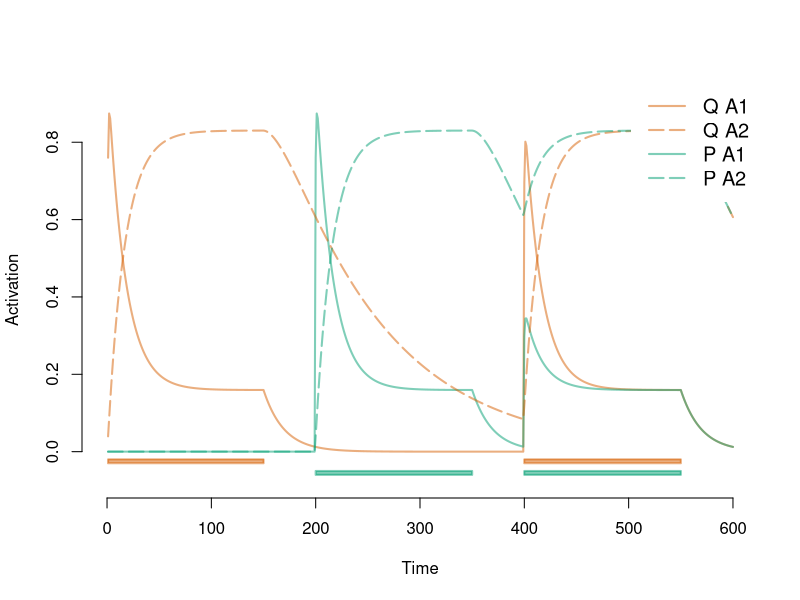

The R script that drew this image:
## ---- chunk 1

dur = 600

# S1
Q1 = TRUE
Q1p1 = .8
Q1on = 1 # Onset of Q
Q1of = 150

P1 = FALSE
P1p1 = .8
P1on = 1
P1of = 100

# S2
Q2 = FALSE
Q2p1 = .8
Q2on = 150 # Onset of Q
Q2of = 250

P2 = TRUE
P2p1 = .8
P2on = 200
P2of = 350

# T
Q3 = TRUE
Q3p1 = .8
Q3on = 400 # Onset of Q
Q3of = 550

P3 = TRUE
P3p1 = .8
P3on = 400
P3of = 550

# Decay rates
pd1 = 0.05
pd2 = pd1/5

## ---- chunk 2
sop = matrix(nrow = dur, ncol = 32)
colnames(sop) = c('p1Q', 'pd1Q', 'pd2Q', 
'pIQ', 'pA1Q', 'pA2Q', 'pTotalQ', 
'pA1Qgain', 'pA1Qloss','pA2Qgain','pA2Qloss','pIQgain','pIQloss',
'pA1Qdelta', 'pA2Qdelta', 'pIQdelta',
'p1P', 'pd1P', 'pd2P', 
'pIP', 'pA1P', 'pA2P', 'pTotalP', 
'pA1Pgain', 'pA1Ploss','pA2Pgain','pA2Ploss','pIPgain','pIPloss',
'pA1Pdelta', 'pA2Pdelta', 'pIPdelta')

sop[,'p1Q'] = 0 # set as 0 to init
sop[,'p1P'] = 0 


if (Q1 == TRUE){sop[Q1on:Q1of,'p1Q'] = Q1p1}

if (Q2 == TRUE){sop[Q2on:Q2of,'p1Q'] = Q2p1}

if (Q3 == TRUE){sop[Q3on:Q3of,'p1Q'] = Q3p1}

if (P1 == TRUE){sop[P1on:P1of,'p1P'] = P1p1}

if (P2 == TRUE){sop[P2on:P2of,'p1P'] = P2p1}

if (P3 == TRUE){sop[P3on:P3of,'p1P'] = P3p1}

# sop[input$sopQon1[1]:input$sopQon1[2],'p1Q'] = input$sopQp1
# sop[input$sopQon2[1]:input$sopQon2[2],'p1Q'] = input$sopQp1test
# sop[input$sopXon2[1]:input$sopXon2[2],'p1X'] = input$sopXp1test

sop[,'pd1Q'] = pd1      # set decay rate for Q
sop[,'pd2Q'] = pd2      # set decay rate for Q
sop[,'pd1P'] = pd1      # set decay rate for X
sop[,'pd2P'] = pd2      # set decay rate for X
sop[,'pIQ'] = 0         # Make I numeric
sop[,'pIP'] = 0


for (i in 1:nrow(sop)){
    if (i == 1){
        
        sop[i,'pIQ'] = 1 - sop[i,'p1Q'] # This will be 1 as long as p1 = 0
        sop[i,'pIP'] = 1 - sop[i,'p1P']
        
        # Deltas calculate
        sop[i,'pA1Qgain'] = sop[i,'p1Q']
        sop[i,'pA1Qloss'] = sop[i,'pA1Qgain'] * sop[i,'pd1Q']
        sop[i,'pA1Qdelta'] = sop[i,'pA1Qgain'] - sop[i,'pA1Qloss']
        
        sop[i,'pA1Pgain'] = sop[i,'p1P']
        sop[i,'pA1Ploss'] = sop[i,'pA1Pgain'] * sop[i,'pd1P']
        sop[i,'pA1Pdelta'] = sop[i,'pA1Pgain'] - sop[i,'pA1Ploss']
        
        sop[i,'pA2Qgain'] = sop[i,'pA1Qloss']
        sop[i,'pA2Qloss'] = sop[i,'pA2Qgain'] * sop[i,'pd2Q']
        sop[i,'pA2Qdelta'] = sop[i,'pA2Qgain'] - sop[i,'pA2Qloss']
        
        sop[i,'pA2Pgain'] = sop[i,'pA1Ploss']
        sop[i,'pA2Ploss'] = sop[i,'pA2Pgain'] * sop[i,'pd2P']
        sop[i,'pA2Pdelta'] = sop[i,'pA2Pgain'] - sop[i,'pA2Ploss']
        
        sop[i,'pIQgain'] = sop[i,'pA2Qloss']
        sop[i,'pIQloss'] = sop[i,'p1Q']
        sop[i,'pIQdelta'] = sop[i,'pIQgain'] - sop[i,'pIQloss']
        
        sop[i,'pIPgain'] = sop[i,'pA2Ploss']
        sop[i,'pIPloss'] = sop[i,'p1P']
        sop[i,'pIPdelta'] = sop[i,'pIPgain'] - sop[i,'pIPloss']
        
        # Calculate proportions in each state
        sop[i,'pA1Q'] = sop[i,'pA1Qdelta']
        sop[i,'pA2Q'] = sop[i,'pA2Qdelta']
        sop[i,'pIQ'] = sop[i,'pIQ'] + sop[i,'pIQgain']
        sop[i,'pTotalQ'] = sop[i,'pIQ'] + sop[i,'pA1Q'] + sop[i,'pA2Q']  # total in all states
        
        sop[i,'pA1P'] = sop[i,'pA1Pdelta']
        sop[i,'pA2P'] = sop[i,'pA2Pdelta']
        sop[i,'pIP'] = sop[i,'pIP'] + sop[i,'pIPgain']
        sop[i,'pTotalP'] = sop[i,'pIP'] + sop[i,'pA1P'] + sop[i,'pA2P']  # total in all states
        
    } else {
        
        sop[i,'pIQ'] = sop[i-1,'pIQ']
        sop[i,'pIP'] = sop[i-1,'pIP']
        
        sop[i,'pA1Qgain'] = sop[i,'pIQ'] * sop[i,'p1Q'] # how mauch is activated from I
        sop[i,'pA1Pgain'] = sop[i,'pIP'] * sop[i,'p1P']
        
        sop[i,'pA1Q'] = sop[i-1,'pA1Q'] + sop[i,'pA1Qgain'] # how much is there in total with carried over
        sop[i,'pA1P'] = sop[i-1,'pA1P'] + sop[i,'pA1Pgain']
        
        sop[i,'pA1Qloss'] = sop[i,'pA1Q'] * sop[i,'pd1Q'] # how much decays to A2
        sop[i,'pA1Ploss'] = sop[i,'pA1P'] * sop[i,'pd1P']
        
        sop[i,'pA1Q'] = sop[i,'pA1Q'] - sop[i,'pA1Qloss'] # how much is left after the decay
        sop[i,'pA1P'] = sop[i,'pA1P'] - sop[i,'pA1Ploss']
        
        sop[i,'pA1Qdelta'] = sop[i,'pA1Qgain'] - sop[i,'pA1Qloss']
        sop[i,'pA1Pdelta'] = sop[i,'pA1Pgain'] - sop[i,'pA1Ploss']
        
        sop[i,'pA2Qgain'] = sop[i,'pA1Qloss'] # how much is gained from A1->A2 decay
        sop[i,'pA2Pgain'] = sop[i,'pA1Ploss']
        
        sop[i,'pA2Q'] = sop[i-1,'pA2Q'] + sop[i,'pA2Qgain'] # how much is there with carried over
        sop[i,'pA2P'] = sop[i-1,'pA2P'] + sop[i,'pA2Pgain']
        
        sop[i,'pA2Qloss'] = sop[i,'pA2Q'] * sop[i,'pd2Q'] # how much decays A2->I
        sop[i,'pA2Ploss'] = sop[i,'pA2P'] * sop[i,'pd2P']
        
        sop[i,'pA2Q'] = sop[i,'pA2Q'] - sop[i,'pA2Qloss'] # how much is left after A2->I decay
        sop[i,'pA2P'] = sop[i,'pA2P'] - sop[i,'pA2Ploss']
        
        sop[i,'pA2Qdelta'] = sop[i,'pA2Qgain'] - sop[i,'pA2Qloss']
        sop[i,'pA2Pdelta'] = sop[i,'pA2Pgain'] - sop[i,'pA2Ploss']
        
        sop[i,'pIQgain'] = sop[i,'pA2Qloss'] # how much decayed from A2
        sop[i,'pIPgain'] = sop[i,'pA2Ploss']
        
        sop[i,'pIQloss'] = sop[i,'pA1Qgain']
        sop[i,'pIPloss'] = sop[i,'pA1Pgain']
        
        sop[i,'pIQ'] = sop[i,'pIQ'] + sop[i,'pIQgain'] - sop[i,'pIQloss']
        sop[i,'pIP'] = sop[i,'pIP'] + sop[i,'pIPgain'] - sop[i,'pIPloss']
        
        sop[i,'pIQdelta'] = sop[i,'pIQgain'] - sop[i,'pIQloss']
        sop[i,'pIPdelta'] = sop[i,'pIPgain'] - sop[i,'pIPloss']
        
        sop[i,'pTotalQ'] = sop[i,'pIQ'] + sop[i,'pA1Q'] + sop[i,'pA2Q']
        sop[i,'pTotalP'] = sop[i,'pIP'] + sop[i,'pA1P'] + sop[i,'pA2P']
        
    }
}
## ---- chunk 3

pltA1 = TRUE
pltA2 = TRUE
pltI = FALSE
pltSave = FALSE


if (pltSave == TRUE){png(filename="sopsimplt.png", width = 800, height = 480, units = "px", pointsize = 20,
     bg = "white", res = NA, type = c("cairo", "cairo-png", "Xlib", "quartz"))}

ymax = max(c(sop[,'pA1Q'],sop[,'pA2Q'],sop[,'pIQ']))
# ymin = min(c(sop[,'pA1Q'],sop[,'pA2Q'],sop[,'pIQ']))

#col_q = "#D55E00"
col_q = rgb(213/255, 94/255, 0, alpha = .5)
#col_p = "#009E73"
col_p = rgb(0/255, 158/255, 115/255, alpha = .5)


plot(0, xlim = c(0,nrow(sop)), bty = 'n', pch = '', ylim = c(-0.08,ymax), xlab = 'Time', ylab = 'Activation')

# Plot activation lines
if (pltA1 == TRUE){
    lines(sop[,'pA1Q'], col=col_q, lty = 1, lwd = 2)
    lines(sop[,'pA1P'], col=col_p, lty = 1, lwd = 2)
}

if (pltA2 == TRUE){
    lines(sop[,'pA2Q'], col=col_q, lty = 5, lwd = 2)
    lines(sop[,'pA2P'], col=col_p, lty = 5, lwd = 2)
}

if (pltI == TRUE){
    lines(sop[,'pIQ'], col=col_q, lty = 3, lwd = 2)
    lines(sop[,'pIP'], col=col_p, lty = 3, lwd = 2)
}



# Plot Stimuli Durations
if (Q1 == TRUE){rect(Q1on, -.03, Q1of, -.02, border = col_q, lwd = 2, col = col_q)}
if (Q2 == TRUE){rect(Q2on, -.03, Q2of, -.02, border = col_q, lwd = 2, col = col_q)}
if (Q3 == TRUE){rect(Q3on, -.03, Q3of, -.02, border = col_q, lwd = 2, col = col_q)}

if (P1 == TRUE){rect(P1on, -.06, P1of, -.05, border = col_p, lwd = 2, col = col_p)}
if (P2 == TRUE){rect(P2on, -.06, P2of, -.05, border = col_p, lwd = 2, col = col_p)}
if (P3 == TRUE){rect(P3on, -.06, P3of, -.05, border = col_p, lwd = 2, col = col_p)}

legend('topright', legend=c("Q A1", "Q A2", "P A1", "P A2"),
       col=c(col_q, col_q, col_p, col_p), lty=c(1,5),lwd = 2, cex=1.2,
       box.lty=0)

if (pltSave == TRUE){dev.off()}
